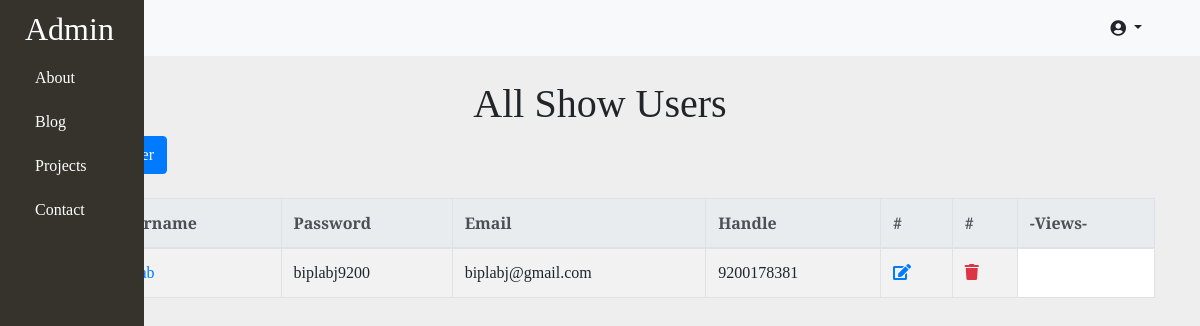
/accounts/ (signed in), run on the app's committed database.
### Accounts/models.py (models this page shows, shortened)
class NewUsers(models.Model):
    username=models.CharField(max_length=50, unique=True)
    password=models.CharField(max_length=50)
    email=models.EmailField(max_length=50)
    mobile=models.CharField(max_length=15)
    status=models.CharField(max_length=10, default='Active')

### Accounts/views.py (the view)
# urls.py: path('',UserAccounts.all_users, name='all-users'),
    def all_users(request):
        if not request.session.get('username', None):
            return redirect('login')
        u=request.session.get('username')
        print(u,type(u))
        users = NewUsers.objects.get(username=u)
        context = {
            'user': users
        }
        return render(request, 'accounts/index.html',context)

### Accounts/templates/accounts/index.html (shortened to what this page needs)
{% extends 'includes/base.html'%}
{% block content %}
{% include 'navbar.html'%}
<div class="container">
<br>
<h1 class="text-center">All Show Users</h1>
<a href="{% url 'new-user'%}" class="btn btn-primary">Add New User</a>
      <br><br>
 <table class="table table-bordered table-striped bg-white">
  <thead class="thead-light">
    <tr>
      <th scope="col">#</th>
      <th scope="col">Username</th>
      <th scope="col">Password</th>
      <th scope="col">Email</th>
      <th scope="col">Handle</th>
      <th scope="col">#</th>
      <th scope="col">#</th>
      <th scope="col">-Views-</th>
    </tr>
  </thead>
    <tbody  id="myTable">
    <tr>
      <th scope="row">{{user.pk}}</th>
      <td><a href="{% url 'update_user' user.id %}">{{user.username}}</a></td>
      <td>{{user.password}}</td>
      <td>{{user.email}}</td>
      <td>{{user.mobile}}</td>
      <td><a href="{% url 'update_user' user.id %}"><i class="fas fa-edit"></i></a></td>
      <td><a href=""><a href="{% url 'delete_user' user.id %}" class="text-danger"><i class="fas fa-trash"></i></a></a></td>
    </tr>
  </tbody>
</table>
</div>
<br>
<br>
<br>
{% endblock %}

### static/css/style.css (style rules this page uses)
body { font-family: 'Pacifico', cursive; font-family: 'Crimson Text', serif; font-family: 'Bitter', serif; background:#eee; }
body { //background-image: url(/static/images/bg.jpg); }

### data on the page
NewUsers: password "biplabj9200", email "biplabj@gmail.com", mobile "9200178381"
